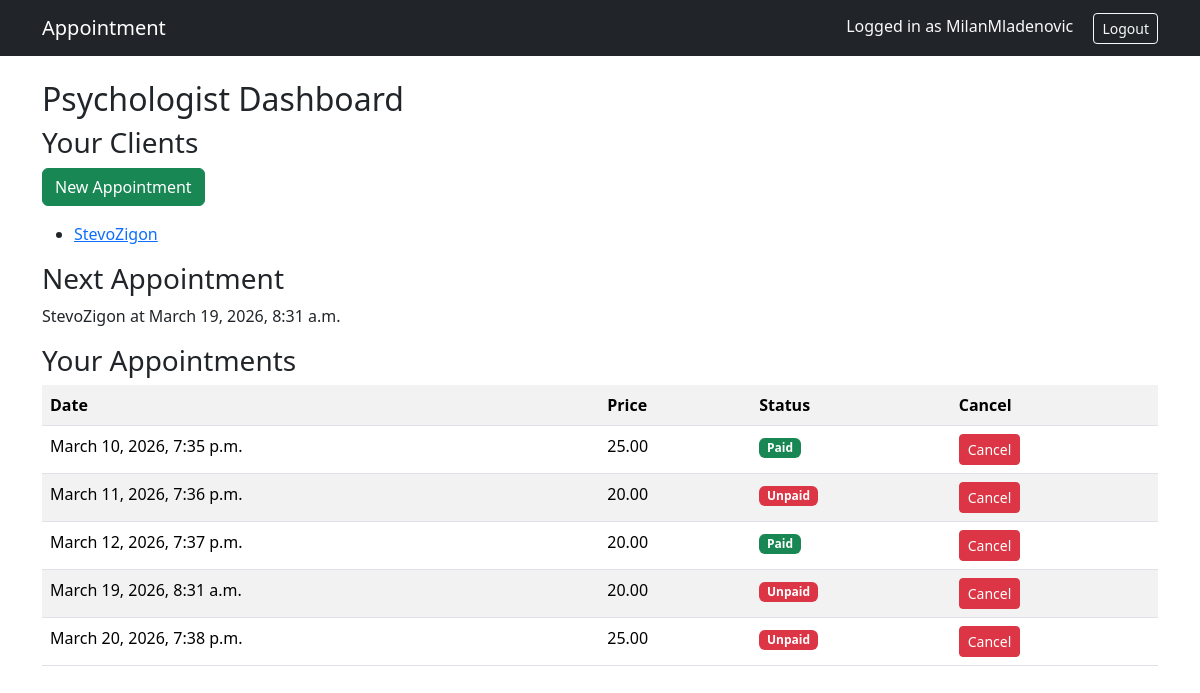
The app's page /psychologist/ (signed in), older data.
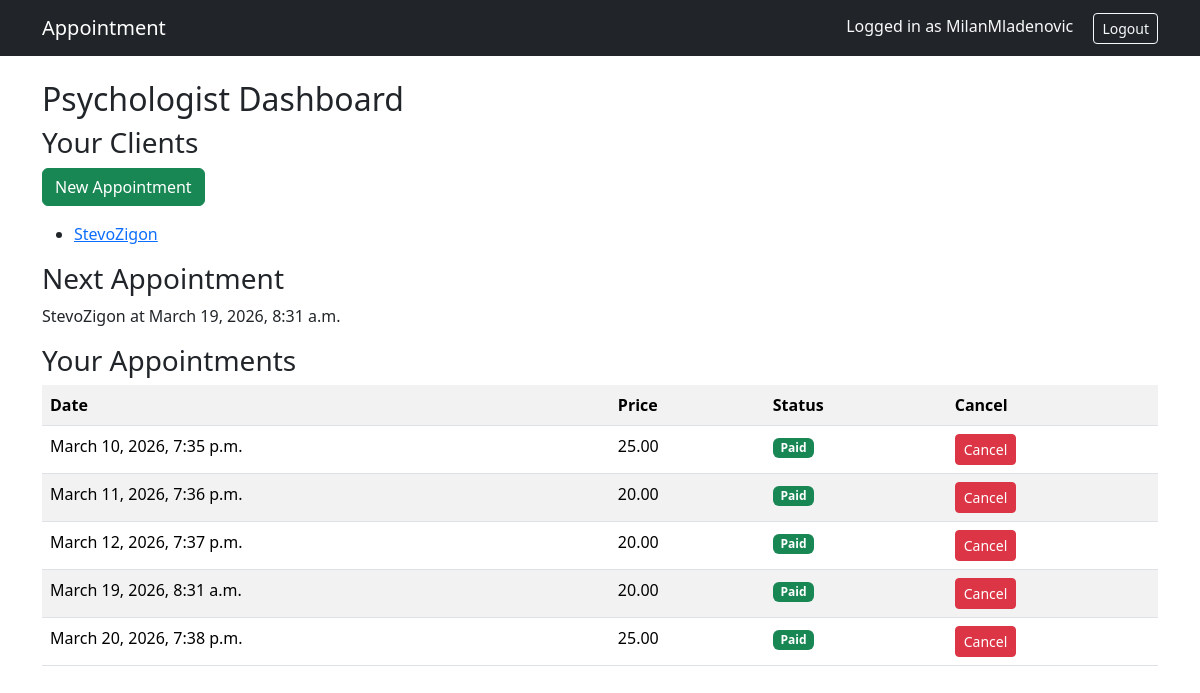
The same page, newer data.
### appointments/models.py (models this page shows, shortened)
class Appointment(models.Model):
    psychologist = models.ForeignKey(
        settings.AUTH_USER_MODEL,
        on_delete=models.CASCADE,
        related_name='appointments_as_psychologist',
        limit_choices_to={'role':'psychologist'}
    )
    client = models.ForeignKey(
        settings.AUTH_USER_MODEL,
        on_delete=models.CASCADE,
        related_name='appointment_as_client',
        limit_choices_to={'role':'client'}
    )
    start_time = models.DateTimeField()
    end_time = models.DateTimeField()
    price = models.DecimalField(max_digits=8, decimal_places=2)
    paid = models.BooleanField(default=False)

### users/models.py (models this page shows)
class User(AbstractUser):
    ROLE_CHOICES = (
        ('psychologist', 'Psychologist'),
        ('client', 'Client'),
    )
    role = models.CharField(max_length=20, choices=ROLE_CHOICES)

### users/views.py (the view)
# urls.py: path('psychologist/', psychologist_dashboard, name='psychologist_dashboard'),
@login_required
def psychologist_dashboard(request):
    appointments = Appointment.objects.filter(
        psychologist=request.user
    ).order_by('start_time')
    clients = ClientProfile.objects.filter(
        psychologist=request.user
    )
    next_appointment = appointments.filter(
        start_time__gte=timezone.now()
    ).order_by('start_time').first()
    return render(request, 'psychologist_dashboard.html', {
        'appointments': appointments,
        'next_appointment': next_appointment,
        'clients': clients
    })

### templates/psychologist_dashboard.html
{% extends "base.html" %}
{% block content %}
<h2>Psychologist Dashboard</h2>
<h3>Your Clients</h3>
<a class="btn btn-success mb-3" href="{% url 'create_appointment' %}">
    New Appointment
</a>
<ul>
{% for client in clients %}
    <li>
        <a href="{% url 'client_detail' client.user.id %}">
            {{ client.user.username }}
        </a>
    </li>
{% empty %}
    <li>No clients assigned</li>
{% endfor %}
</ul>
<h3>Next Appointment</h3>
{% if next_appointment %}
<p>
    {{ next_appointment.client.username }} at
    {{ next_appointment.start_time }}
</p>
{% else %}
<p>No upcoming appointments</p>
{% endif %}
<h3>Your Appointments</h3>
<table class="table table-striped">
<tr>
    <th>Date</th>
    <th>Price</th>
    <th>Status</th>
    <th>Cancel</th>
</tr>
{% for appointment in appointments %}
<tr>
    <td>{{ appointment.start_time }}</td>
    <td>{{ appointment.price }}</td>
    <td>
        {% if appointment.paid %}
            <span class="badge bg-success">Paid</span>
        {% else %}
            <span class="badge bg-danger">Unpaid</span>
        {% endif %}
    </td>
    <td>
        <a class="btn btn-sm btn-danger"
            href="{% url 'cancel_appointment' appointment.id %}">
            Cancel
        </a>
    </td>
</tr>
{% endfor %}
</table>
{% endblock %}

Row changes from the older to the newer data that the page shows:
changed Appointment "March 19, 2026, 8:31 a.m.": paid "Unpaid" → "Paid"
changed Appointment "March 11, 2026, 7:36 p.m.": paid "Unpaid" → "Paid"
changed Appointment "March 20, 2026, 7:38 p.m.": paid "Unpaid" → "Paid"
